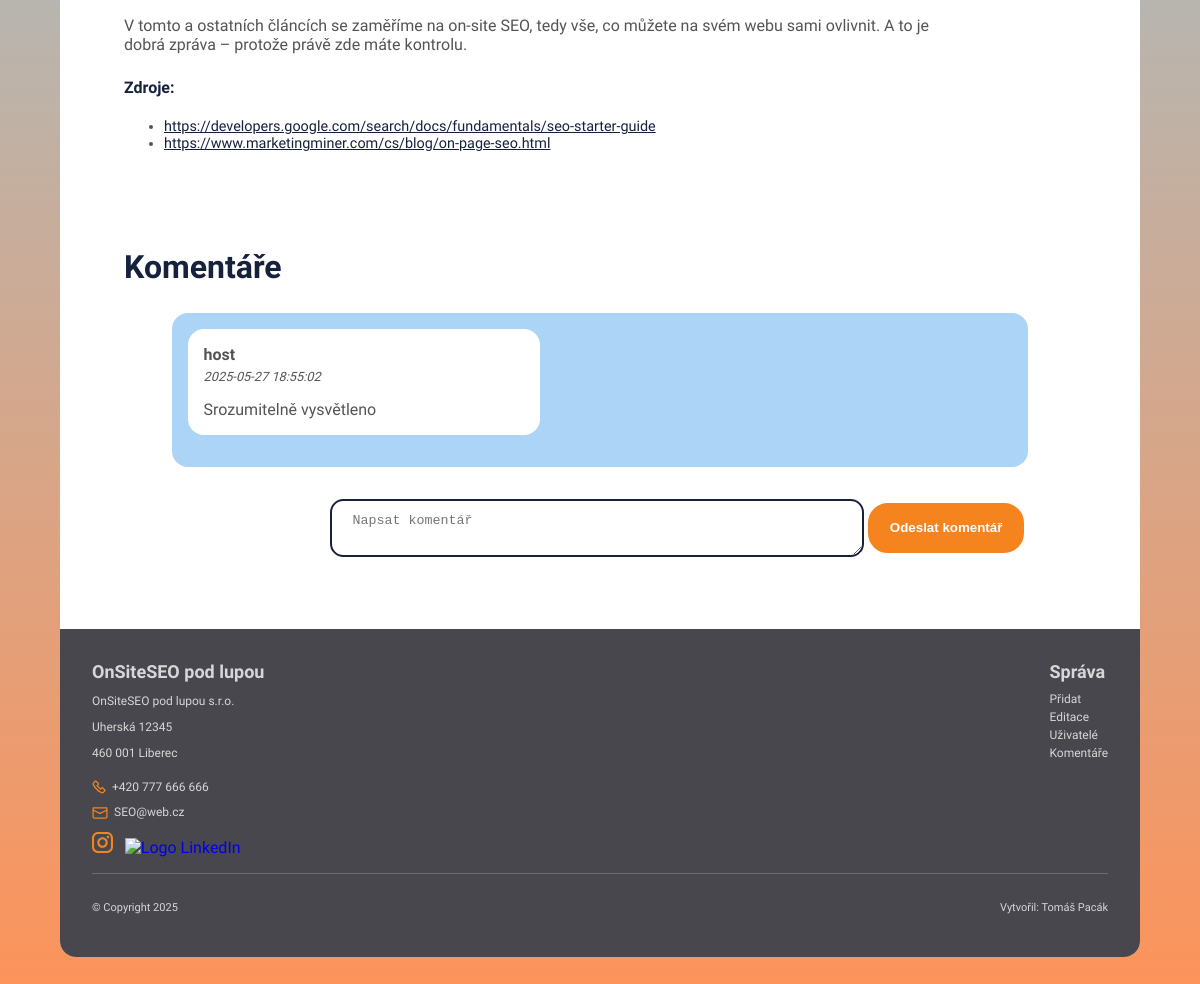
The page /app/views/blog/clanek_detail.php?id=3 (signed in, lower part) on the database as committed earlier.
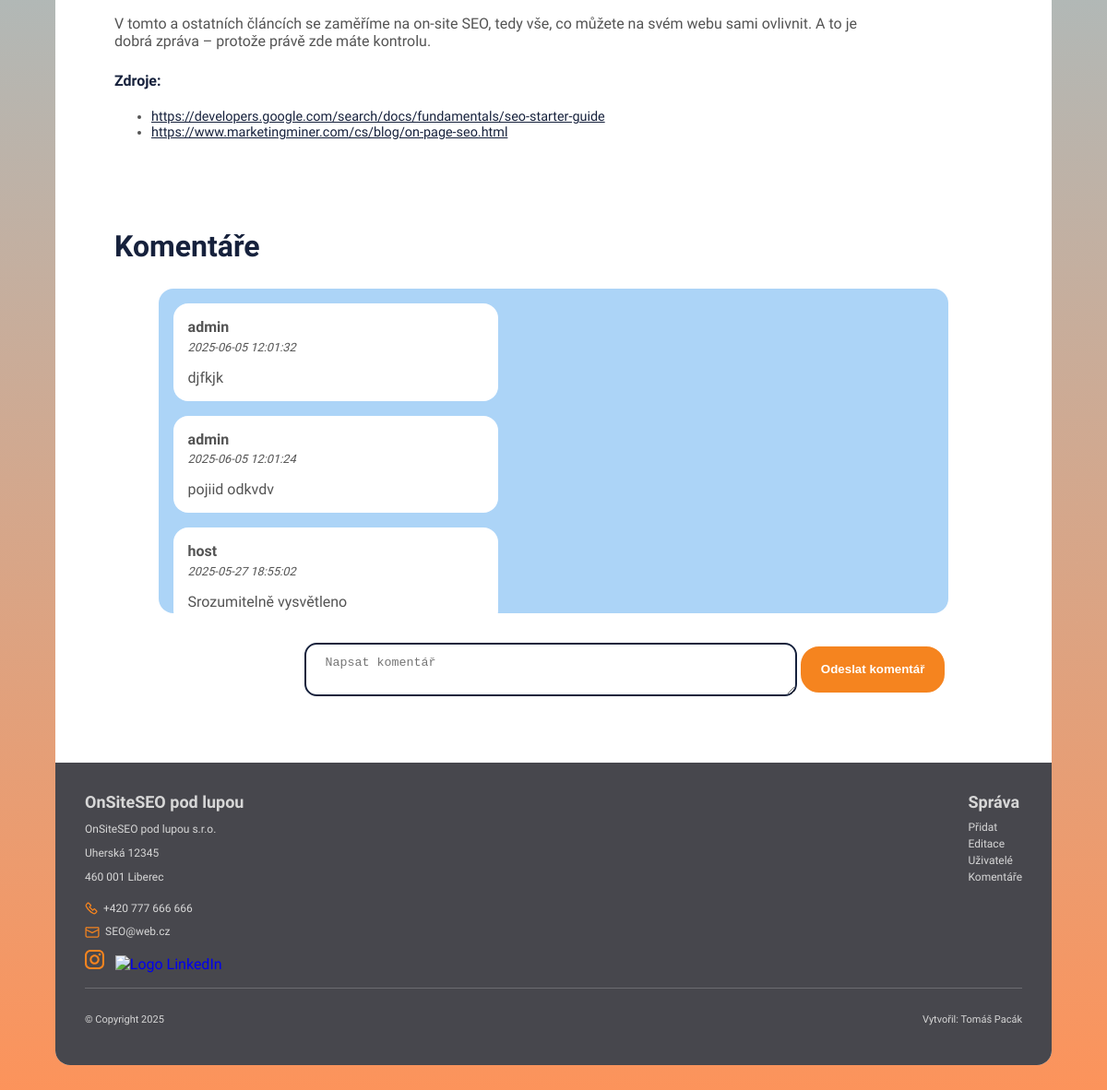
The same page on the database as committed later.
### tables this page shows
CREATE TABLE `clanky` (
  `id` int(11) NOT NULL,
  `title` varchar(255) NOT NULL,
  `author` varchar(255) NOT NULL,
  `category` varchar(100) DEFAULT NULL,
  `text` mediumtext NOT NULL,
  `sources` text NOT NULL,
  `images` longtext DEFAULT NULL CHECK (json_valid(`images`)),
  `created_at` timestamp NOT NULL DEFAULT current_timestamp(),
  `updated_at` timestamp NOT NULL DEFAULT current_timestamp() ON UPDATE current_timestamp(),
  `user_id` int(11) NOT NULL
);

CREATE TABLE `comments` (
  `id` int(11) NOT NULL,
  `text` text NOT NULL,
  `created_at` datetime DEFAULT current_timestamp(),
  `updated_at` timestamp NULL DEFAULT NULL ON UPDATE current_timestamp(),
  `user_id` int(11) NOT NULL,
  `clanek_id` int(11) NOT NULL
);

CREATE TABLE `users` (
  `id` int(11) NOT NULL,
  `username` varchar(50) NOT NULL,
  `email` varchar(100) DEFAULT NULL,
  `password_hash` varchar(255) NOT NULL,
  `role` enum('user','admin') NOT NULL DEFAULT 'user',
  `name` varchar(100) DEFAULT NULL,
  `surname` varchar(100) DEFAULT NULL,
  `created_at` timestamp NOT NULL DEFAULT current_timestamp(),
  `updated_at` timestamp NULL DEFAULT NULL ON UPDATE current_timestamp()
);

### app/models/Clanek.php (called while the page is built, shortened)
<?php
class Clanek {
    private $db;
    public function __construct($db) {
        $this->db = $db;
    }
    public function getById($id) {
        $sql = "SELECT * FROM clanky WHERE id = :id";
        $stmt = $this->db->prepare($sql);
        $stmt->execute([':id' => $id]);
        return $stmt->fetch(PDO::FETCH_ASSOC);
    }
}

### app/models/Comment.php (called while the page is built, shortened)
<?php
class Comment {
    private $db;
    public function __construct($db) {
        $this->db = $db;
    }
    public function getByClanekId($clanek_id) {
        $sql = "SELECT c.text, c.created_at, u.username
                FROM comments c
                JOIN users u ON c.user_id = u.id
                WHERE c.clanek_id = :clanek_id
                ORDER BY c.created_at DESC";
        $stmt = $this->db->prepare($sql);
        $stmt->execute([':clanek_id' => $clanek_id]);
        return $stmt->fetchAll(PDO::FETCH_ASSOC);
    }
}

### app/views/blog/clanek_detail.php (the view, shortened to what the changed rows need)
<?php
require_once '../../models/Clanek.php';
require_once '../../models/Comment.php';
$db = (new Database())->getConnection();
$clanekModel = new Clanek($db);
$clanek = $clanekModel->getById((int)$_GET['id']);
$commentModel = new Comment($db);
$komentare = $commentModel->getByClanekId($clanek['id']);
?>
<!DOCTYPE html>
<html lang="cz">
<head>
    <link rel="stylesheet" href="../../../public/css/typography.css">
    <link rel="stylesheet" href="../../../public/css/layout.css">
    <link rel="stylesheet" href="../../../public/css/style.css">
    <link rel="stylesheet" href="../../../public/css/richtext.min.css">
    <link rel="stylesheet" href="https://maxcdn.bootstrapcdn.com/font-awesome/4.7.0/css/font-awesome.min.css">
</head>
<body>
    <div class="page">
        <main class="page__wrapper">
            <article>
                <div class="clanek__content">
                    <?= html_entity_decode($clanek['text']) ?>
                </div>
                <?php
                    $sources = json_decode($clanek['sources'], true);
                    if (is_array($sources) && !empty($sources)) {
                        echo '<ul>';
                        foreach ($sources as $source) {
                            echo '<li class="clanek__zdroj"> <a class="link" href="' . $source . '" target="_blank" rel="noopener noreferrer">' . $source . '</a></li>';
                        }
                        echo '</ul>';
                    }
                ?>
            </article>
            <section class="komentare">
                <h2>Komentáře</h2>
                <div class="komentare_wrapper">
                    <div class="komentare_vypis">
                        <?php if (!empty($komentare)): ?>
                                <?php foreach ($komentare as $komentar): ?>
                                    <div class="komentar" >
                                        <p class="komentar__autor"><?= htmlspecialchars($komentar['username']) ?></p>
                                        <p class="komentar__date"><?= htmlspecialchars($komentar['created_at']) ?></p>
                                        <p class="komentar__text"><?= nl2br(htmlspecialchars($komentar['text'])) ?></p>
                                    </div>
                                <?php endforeach; ?>
                        <?php else: ?>
                            <p class="message">Zatím žádné komentáře.</p>
                        <?php endif; ?>
                    </div>
                </div>
            </section>
        </main>
    </div>
</body>
</html>

Rows that differ between the two databases and show on the page:
added comments: user.username "admin", created_at "2025-06-05 12:01:32", text "djfkjk"
added comments: user.username "admin", created_at "2025-06-05 12:01:24", text "pojiid odkvdv"
